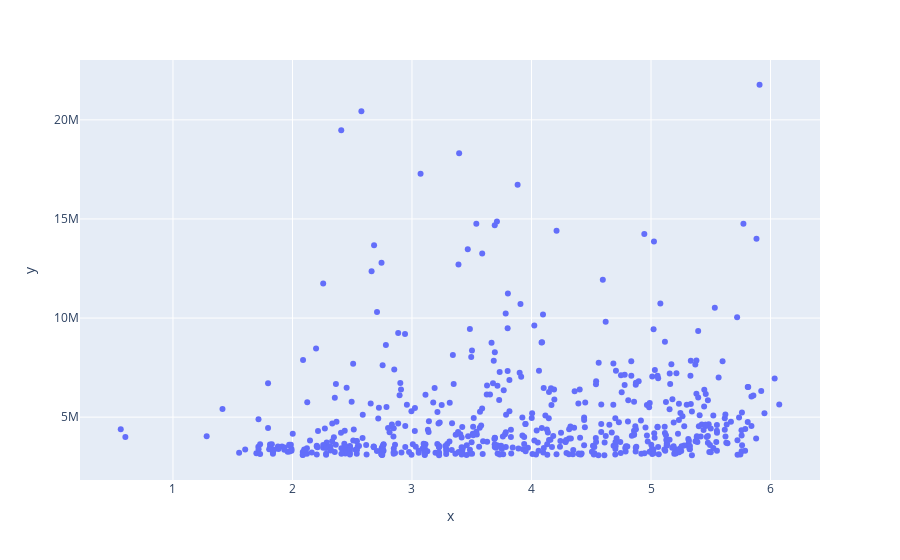

Source (notebook cell):
### Code cell
px.scatter(x=df['log_budget'],y=df['totalentrees'])

### Figure 1 — Plotly figure (JSON) as saved in the notebook; plotly's stock layout.template omitted (floating-point values rounded to 4 significant figures; data arrays with more than 128 entries replaced by an {"elided": "..."} marker saying what was removed)
{"data": [{"hovertemplate": "x=%{x}<br>y=%{y}<extra></extra>", "legendgroup": "", "marker": {"color": "#636efa", "symbol": "circle"}, "mode": "markers", "name": "", "orientation": "v", "showlegend": false, "type": "scatter", "x": {"elided": "586 float values"}, "xaxis": "x", "y": {"elided": "586 int values"}, "yaxis": "y"}], "layout": {"legend": {"tracegroupgap": 0}, "margin": {"t": 60}, "xaxis": {"anchor": "y", "domain": [0, 1], "title": {"text": "x"}}, "yaxis": {"anchor": "x", "domain": [0, 1], "title": {"text": "y"}}}}
